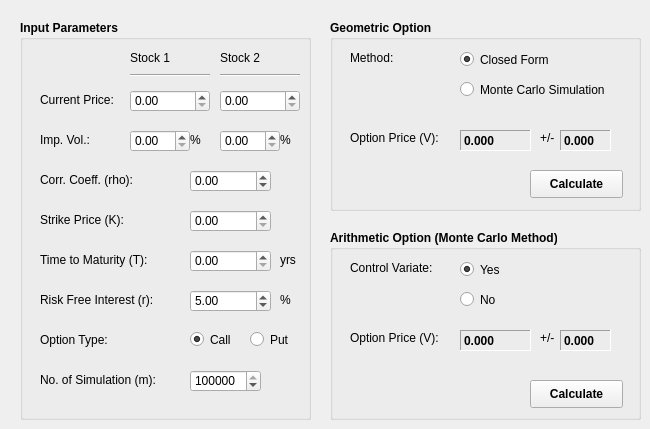
   <widget class="QWidget" name="tab_basket">
    <attribute name="title">
     <string>Basket Option</string>
    </attribute>
    <widget class="QGroupBox" name="gb_2_3">
     <property name="geometry">
      <rect>
       <x>330</x>
       <y>20</y>
       <width>311</width>
       <height>191</height>
      </rect>
     </property>
     <property name="font">
      <font>
       <weight>75</weight>
       <bold>true</bold>
      </font>
     </property>
     <property name="title">
      <string>Geometric Option</string>
     </property>
     <widget class="QLabel" name="label_25">
      <property name="geometry">
       <rect>
        <x>20</x>
        <y>110</y>
        <width>111</width>
        <height>16</height>
       </rect>
      </property>
      <property name="font">
       <font>
        <weight>50</weight>
        <bold>false</bold>
       </font>
      </property>
      <property name="text">
       <string>Option Price (V):</string>
      </property>
     </widget>
     <widget class="QLabel" name="lb_Vgeom_3">
      <property name="geometry">
       <rect>
        <x>130</x>
        <y>110</y>
        <width>71</width>
        <height>21</height>
       </rect>
      </property>
      <property name="font">
       <font>
        <weight>75</weight>
        <bold>true</bold>
       </font>
      </property>
      <property name="frameShape">
       <enum>QFrame::Panel</enum>
      </property>
      <property name="frameShadow">
       <enum>QFrame::Sunken</enum>
      </property>
      <property name="text">
       <string>0.000</string>
      </property>
     </widget>
     <widget class="QPushButton" name="btn_cal_geom_3">
      <property name="geometry">
       <rect>
        <x>200</x>
        <y>150</y>
        <width>93</width>
        <height>28</height>
       </rect>
      </property>
      <property name="text">
       <string>Calculate</string>
      </property>
     </widget>
     <widget class="QRadioButton" name="rb_closed_3">
      <property name="geometry">
       <rect>
        <x>130</x>
        <y>30</y>
        <width>111</width>
        <height>19</height>
       </rect>
      </property>
      <property name="font">
       <font>
        <weight>50</weight>
        <bold>false</bold>
       </font>
      </property>
      <property name="text">
       <string>Closed Form</string>
      </property>
      <property name="checked">
       <bool>true</bool>
      </property>
     </widget>
     <widget class="QRadioButton" name="rb_mcs_3">
      <property name="geometry">
       <rect>
        <x>130</x>
        <y>60</y>
        <width>160</width>
        <height>19</height>
       </rect>
      </property>
      <property name="font">
       <font>
        <weight>50</weight>
        <bold>false</bold>
       </font>
      </property>
      <property name="text">
       <string>Monte Carlo Simulation</string>
      </property>
      <property name="checked">
       <bool>false</bool>
      </property>
     </widget>
     <widget class="QLabel" name="label_42">
      <property name="geometry">
       <rect>
        <x>20</x>
        <y>30</y>
        <width>91</width>
        <height>16</height>
       </rect>
      </property>
      <property name="font">
       <font>
        <weight>50</weight>
        <bold>false</bold>
       </font>
      </property>
      <property name="text">
       <string>Method:</string>
      </property>
     </widget>
     <widget class="QLabel" name="label_67">
      <property name="geometry">
       <rect>
        <x>210</x>
        <y>110</y>
        <width>21</width>
        <height>16</height>
       </rect>
      </property>
      <property name="font">
       <font>
        <weight>50</weight>
        <bold>false</bold>
       </font>
      </property>
      <property name="text">
       <string>+/-</string>
      </property>
     </widget>
     <widget class="QLabel" name="lb_Vgeom_std_3">
      <property name="geometry">
       <rect>
        <x>230</x>
        <y>110</y>
        <width>51</width>
        <height>21</height>
       </rect>
      </property>
      <property name="font">
       <font>
        <weight>75</weight>
        <bold>true</bold>
       </font>
      </property>
      <property name="frameShape">
       <enum>QFrame::Panel</enum>
      </property>
      <property name="frameShadow">
       <enum>QFrame::Sunken</enum>
      </property>
      <property name="text">
       <string>0.000</string>
      </property>
     </widget>
    </widget>
    <widget class="QGroupBox" name="gb_1_3">
     <property name="geometry">
      <rect>
       <x>20</x>
       <y>20</y>
       <width>291</width>
       <height>400</height>
      </rect>
     </property>
     <property name="font">
      <font>
       <weight>75</weight>
       <bold>true</bold>
      </font>
     </property>
     <property name="title">
      <string>Input Parameters</string>
     </property>
     <property name="flat">
      <bool>false</bool>
     </property>
     <widget class="QLabel" name="label_44">
      <property name="geometry">
       <rect>
        <x>20</x>
        <y>190</y>
        <width>141</width>
        <height>20</height>
       </rect>
      </property>
      <property name="font">
       <font>
        <weight>50</weight>
        <bold>false</bold>
       </font>
      </property>
      <property name="text">
       <string>Strike Price (K):</string>
      </property>
     </widget>
     <widget class="QLabel" name="label_45">
      <property name="geometry">
       <rect>
        <x>20</x>
        <y>230</y>
        <width>141</width>
        <height>20</height>
       </rect>
      </property>
      <property name="font">
       <font>
        <weight>50</weight>
        <bold>false</bold>
       </font>
      </property>
      <property name="text">
       <string>Time to Maturity (T):</string>
      </property>
     </widget>
     <widget class="QLabel" name="label_46">
      <property name="geometry">
       <rect>
        <x>20</x>
        <y>270</y>
        <width>141</width>
        <height>20</height>
       </rect>
      </property>
      <property name="font">
       <font>
        <weight>50</weight>
        <bold>false</bold>
       </font>
      </property>
      <property name="text">
       <string>Risk Free Interest (r):</string>
      </property>
     </widget>
     <widget class="QLabel" name="label_47">
      <property name="geometry">
       <rect>
        <x>260</x>
        <y>230</y>
        <width>31</width>
        <height>20</height>
       </rect>
      </property>
      <property name="font">
       <font>
        <weight>50</weight>
        <bold>false</bold>
       </font>
      </property>
      <property name="text">
       <string>yrs</string>
      </property>
     </widget>
     <widget class="QLabel" name="label_48">
      <property name="geometry">
       <rect>
        <x>260</x>
        <y>270</y>
        <width>31</width>
        <height>20</height>
       </rect>
      </property>
      <property name="font">
       <font>
        <weight>50</weight>
        <bold>false</bold>
       </font>
      </property>
      <property name="text">
       <string>%</string>
      </property>
     </widget>
     <widget class="QDoubleSpinBox" name="dsb_S1_3">
      <property name="enabled">
       <bool>true</bool>
      </property>
      <property name="geometry">
       <rect>
        <x>110</x>
        <y>70</y>
        <width>80</width>
        <height>22</height>
       </rect>
      </property>
      <property name="font">
       <font>
        <weight>50</weight>
        <bold>false</bold>
       </font>
      </property>
      <property name="maximum">
       <double>99999.990000000005239</double>
      </property>
      <property name="value">
       <double>0.000000000000000</double>
      </property>
     </widget>
     <widget class="QDoubleSpinBox" name="dsb_K_3">
      <property name="enabled">
       <bool>true</bool>
      </property>
      <property name="geometry">
       <rect>
        <x>170</x>
        <y>190</y>
        <width>81</width>
        <height>22</height>
       </rect>
      </property>
      <property name="font">
       <font>
        <weight>50</weight>
        <bold>false</bold>
       </font>
      </property>
      <property name="maximum">
       <double>99999.990000000005239</double>
      </property>
      <property name="value">
       <double>0.000000000000000</double>
      </property>
     </widget>
     <widget class="QDoubleSpinBox" name="dsb_T_3">
      <property name="enabled">
       <bool>true</bool>
      </property>
      <property name="geometry">
       <rect>
        <x>170</x>
        <y>230</y>
        <width>81</width>
        <height>22</height>
       </rect>
      </property>
      <property name="font">
       <font>
        <weight>50</weight>
        <bold>false</bold>
       </font>
      </property>
      <property name="maximum">
       <double>99999.990000000005239</double>
      </property>
      <property name="value">
       <double>0.000000000000000</double>
      </property>
     </widget>
     <widget class="QDoubleSpinBox" name="dsb_r_3">
      <property name="enabled">
       <bool>true</bool>
      </property>
      <property name="geometry">
       <rect>
        <x>170</x>
        <y>270</y>
        <width>81</width>
        <height>22</height>
       </rect>
      </property>
      <property name="font">
       <font>
        <weight>50</weight>
        <bold>false</bold>
       </font>
      </property>
      <property name="maximum">
       <double>99.989999999999995</double>
      </property>
      <property name="value">
       <double>5.000000000000000</double>
      </property>
     </widget>
     <widget class="QLabel" name="label_28">
      <property name="geometry">
       <rect>
        <x>20</x>
        <y>310</y>
        <width>141</width>
        <height>20</height>
       </rect>
      </property>
      <property name="font">
       <font>
        <weight>50</weight>
        <bold>false</bold>
       </font>
      </property>
      <property name="text">
       <string>Option Type:</string>
      </property>
     </widget>
     <widget class="QRadioButton" name="rb_call_3">
      <property name="geometry">
       <rect>
        <x>170</x>
        <y>310</y>
        <width>51</width>
        <height>19</height>
       </rect>
      </property>
      <property name="font">
       <font>
        <weight>50</weight>
        <bold>false</bold>
       </font>
      </property>
      <property name="text">
       <string>Call</string>
      </property>
      <property name="checked">
       <bool>true</bool>
      </property>
     </widget>
     <widget class="QRadioButton" name="rb_put_3">
      <property name="geometry">
       <rect>
        <x>230</x>
        <y>310</y>
        <width>51</width>
        <height>19</height>
       </rect>
      </property>
      <property name="font">
       <font>
        <weight>50</weight>
        <bold>false</bold>
       </font>
      </property>
      <property name="text">
       <string>Put</string>
      </property>
     </widget>
     <widget class="QLabel" name="label_29">
      <property name="geometry">
       <rect>
        <x>20</x>
        <y>110</y>
        <width>81</width>
        <height>20</height>
       </rect>
      </property>
      <property name="font">
       <font>
        <weight>50</weight>
        <bold>false</bold>
       </font>
      </property>
      <property name="text">
       <string>Imp. Vol.:</string>
      </property>
     </widget>
     <widget class="QLabel" name="label_30">
      <property name="geometry">
       <rect>
        <x>170</x>
        <y>110</y>
        <width>20</width>
        <height>20</height>
       </rect>
      </property>
      <property name="font">
       <font>
        <weight>50</weight>
        <bold>false</bold>
       </font>
      </property>
      <property name="text">
       <string>%</string>
      </property>
     </widget>
     <widget class="QDoubleSpinBox" name="dsb_sigma1_3">
      <property name="enabled">
       <bool>true</bool>
      </property>
      <property name="geometry">
       <rect>
        <x>110</x>
        <y>110</y>
        <width>60</width>
        <height>22</height>
       </rect>
      </property>
      <property name="font">
       <font>
        <weight>50</weight>
        <bold>false</bold>
       </font>
      </property>
      <property name="maximum">
       <double>999.990000000000009</double>
      </property>
      <property name="value">
       <double>0.000000000000000</double>
      </property>
     </widget>
     <widget class="QSpinBox" name="sb_m_3">
      <property name="geometry">
       <rect>
        <x>170</x>
        <y>350</y>
        <width>71</width>
        <height>22</height>
       </rect>
      </property>
      <property name="font">
       <font>
        <weight>50</weight>
        <bold>false</bold>
       </font>
      </property>
      <property name="minimum">
       <number>100</number>
      </property>
      <property name="maximum">
       <number>9999999</number>
      </property>
      <property name="singleStep">
       <number>10000</number>
      </property>
      <property name="value">
       <number>100000</number>
      </property>
     </widget>
     <widget class="QLabel" name="label_50">
      <property name="geometry">
       <rect>
        <x>20</x>
        <y>350</y>
        <width>141</width>
        <height>20</height>
       </rect>
      </property>
      <property name="font">
       <font>
        <weight>50</weight>
        <bold>false</bold>
       </font>
      </property>
      <property name="text">
       <string>No. of Simulation (m):</string>
      </property>
     </widget>
     <widget class="QLabel" name="label_49">
      <property name="geometry">
       <rect>
        <x>20</x>
        <y>70</y>
        <width>91</width>
        <height>20</height>
       </rect>
      </property>
      <property name="font">
       <font>
        <weight>50</weight>
        <bold>false</bold>
       </font>
      </property>
      <property name="text">
       <string>Current Price:</string>
      </property>
     </widget>
     <widget class="QDoubleSpinBox" name="dsb_S2_3">
      <property name="enabled">
       <bool>true</bool>
      </property>
      <property name="geometry">
       <rect>
        <x>200</x>
        <y>70</y>
        <width>80</width>
        <height>22</height>
       </rect>
      </property>
      <property name="font">
       <font>
        <weight>50</weight>
        <bold>false</bold>
       </font>
      </property>
      <property name="maximum">
       <double>99999.990000000005239</double>
      </property>
      <property name="value">
       <double>0.000000000000000</double>
      </property>
     </widget>
     <widget class="QLabel" name="label_66">
      <property name="geometry">
       <rect>
        <x>110</x>
        <y>30</y>
        <width>51</width>
        <height>16</height>
       </rect>
      </property>
      <property name="font">
       <font>
        <weight>50</weight>
        <bold>false</bold>
       </font>
      </property>
      <property name="text">
       <string>Stock 1</string>
      </property>
     </widget>
     <widget class="Line" name="line">
      <property name="geometry">
       <rect>
        <x>110</x>
        <y>40</y>
        <width>80</width>
        <height>30</height>
       </rect>
      </property>
      <property name="orientation">
       <enum>Qt::Horizontal</enum>
      </property>
     </widget>
     <widget class="QLabel" name="label_69">
      <property name="geometry">
       <rect>
        <x>200</x>
        <y>30</y>
        <width>51</width>
        <height>16</height>
       </rect>
      </property>
      <property name="font">
       <font>
        <weight>50</weight>
        <bold>false</bold>
       </font>
      </property>
      <property name="text">
       <string>Stock 2</string>
      </property>
     </widget>
     <widget class="Line" name="line_2">
      <property name="geometry">
       <rect>
        <x>200</x>
        <y>40</y>
        <width>80</width>
        <height>30</height>
       </rect>
      </property>
      <property name="orientation">
       <enum>Qt::Horizontal</enum>
      </property>
     </widget>
     <widget class="QLabel" name="label_43">
      <property name="geometry">
       <rect>
        <x>260</x>
        <y>110</y>
        <width>20</width>
        <height>20</height>
       </rect>
      </property>
      <property name="font">
       <font>
        <weight>50</weight>
        <bold>false</bold>
       </font>
      </property>
      <property name="text">
       <string>%</string>
      </property>
     </widget>
     <widget class="QDoubleSpinBox" name="dsb_sigma2_3">
      <property name="enabled">
       <bool>true</bool>
      </property>
      <property name="geometry">
       <rect>
        <x>200</x>
        <y>110</y>
        <width>60</width>
        <height>22</height>
       </rect>
      </property>
      <property name="font">
       <font>
        <weight>50</weight>
        <bold>false</bold>
       </font>
      </property>
      <property name="maximum">
       <double>999.990000000000009</double>
      </property>
      <property name="value">
       <double>0.000000000000000</double>
      </property>
     </widget>
     <widget class="QLabel" name="label_70">
      <property name="geometry">
       <rect>
        <x>20</x>
        <y>150</y>
        <width>131</width>
        <height>20</height>
       </rect>
      </property>
      <property name="font">
       <font>
        <weight>50</weight>
        <bold>false</bold>
       </font>
      </property>
      <property name="text">
       <string>Corr. Coeff. (rho):</string>
      </property>
     </widget>
     <widget class="QDoubleSpinBox" name="dsb_rho_3">
      <property name="enabled">
       <bool>true</bool>
      </property>
      <property name="geometry">
       <rect>
        <x>170</x>
        <y>150</y>
        <width>81</width>
        <height>22</height>
       </rect>
      </property>
      <property name="font">
       <font>
        <weight>50</weight>
        <bold>false</bold>
       </font>
      </property>
      <property name="minimum">
       <double>-1.000000000000000</double>
      </property>
      <property name="maximum">
       <double>1.000000000000000</double>
      </property>
      <property name="singleStep">
       <double>0.100000000000000</double>
      </property>
      <property name="value">
       <double>0.000000000000000</double>
      </property>
     </widget>
    </widget>
    <widget class="QGroupBox" name="gb_3_3">
     <property name="geometry">
      <rect>
       <x>330</x>
       <y>230</y>
       <width>311</width>
       <height>190</height>
      </rect>
     </property>
     <property name="font">
      <font>
       <weight>75</weight>
       <bold>true</bold>
      </font>
     </property>
     <property name="title">
      <string>Arithmetic Option (Monte Carlo Method)</string>
     </property>
     <widget class="QRadioButton" name="rb_yes_3">
      <property name="geometry">
       <rect>
        <x>130</x>
        <y>30</y>
        <width>51</width>
        <height>19</height>
       </rect>
      </property>
      <property name="font">
       <font>
        <weight>50</weight>
        <bold>false</bold>
       </font>
      </property>
      <property name="text">
       <string>Yes</string>
      </property>
      <property name="checked">
       <bool>true</bool>
      </property>
     </widget>
     <widget class="QRadioButton" name="rb_no_3">
      <property name="geometry">
       <rect>
        <x>130</x>
        <y>60</y>
        <width>51</width>
        <height>19</height>
       </rect>
      </property>
      <property name="font">
       <font>
        <weight>50</weight>
        <bold>false</bold>
       </font>
      </property>
      <property name="text">
       <string>No</string>
      </property>
      <property name="checked">
       <bool>false</bool>
      </property>
     </widget>
     <widget class="QLabel" name="label_31">
      <property name="geometry">
       <rect>
        <x>20</x>
        <y>100</y>
        <width>111</width>
        <height>16</height>
       </rect>
      </property>
      <property name="font">
       <font>
        <weight>50</weight>
        <bold>false</bold>
       </font>
      </property>
      <property name="text">
       <string>Option Price (V):</string>
      </property>
     </widget>
     <widget class="QLabel" name="lb_Varith_3">
      <property name="geometry">
       <rect>
        <x>130</x>
        <y>100</y>
        <width>71</width>
        <height>21</height>
       </rect>
      </property>
      <property name="font">
       <font>
        <weight>75</weight>
        <bold>true</bold>
       </font>
      </property>
      <property name="frameShape">
       <enum>QFrame::Panel</enum>
      </property>
      <property name="frameShadow">
       <enum>QFrame::Sunken</enum>
      </property>
      <property name="text">
       <string>0.000</string>
      </property>
     </widget>
     <widget class="QPushButton" name="btn_cal_arith_3">
      <property name="geometry">
       <rect>
        <x>200</x>
        <y>150</y>
        <width>93</width>
        <height>28</height>
       </rect>
      </property>
      <property name="text">
       <string>Calculate</string>
      </property>
     </widget>
     <widget class="QLabel" name="label_32">
      <property name="geometry">
       <rect>
        <x>20</x>
        <y>30</y>
        <width>101</width>
        <height>16</height>
       </rect>
      </property>
      <property name="font">
       <font>
        <weight>50</weight>
        <bold>false</bold>
       </font>
      </property>
      <property name="text">
       <string>Control Variate:</string>
      </property>
     </widget>
     <widget class="QLabel" name="label_68">
      <property name="geometry">
       <rect>
        <x>210</x>
        <y>100</y>
        <width>21</width>
        <height>16</height>
       </rect>
      </property>
      <property name="font">
       <font>
        <weight>50</weight>
        <bold>false</bold>
       </font>
      </property>
      <property name="text">
       <string>+/-</string>
      </property>
     </widget>
     <widget class="QLabel" name="lb_Varith_std_3">
      <property name="geometry">
       <rect>
        <x>230</x>
        <y>100</y>
        <width>51</width>
        <height>21</height>
       </rect>
      </property>
      <property name="font">
       <font>
        <weight>75</weight>
        <bold>true</bold>
       </font>
      </property>
      <property name="frameShape">
       <enum>QFrame::Panel</enum>
      </property>
      <property name="frameShadow">
       <enum>QFrame::Sunken</enum>
      </property>
      <property name="text">
       <string>0.000</string>
      </property>
     </widget>
    </widget>
   </widget>
